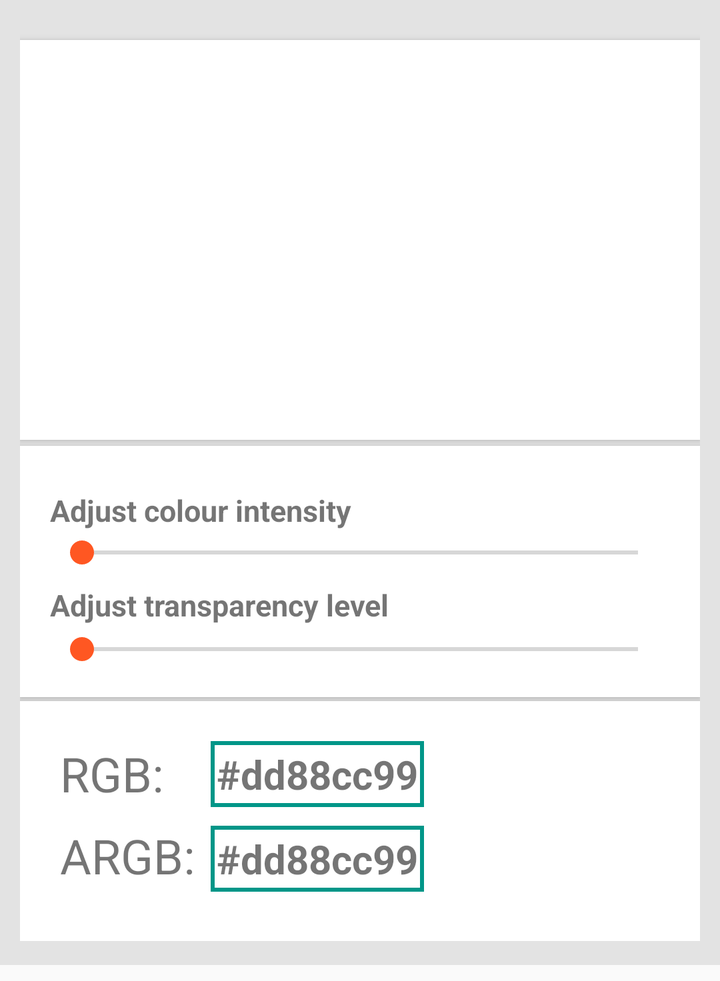
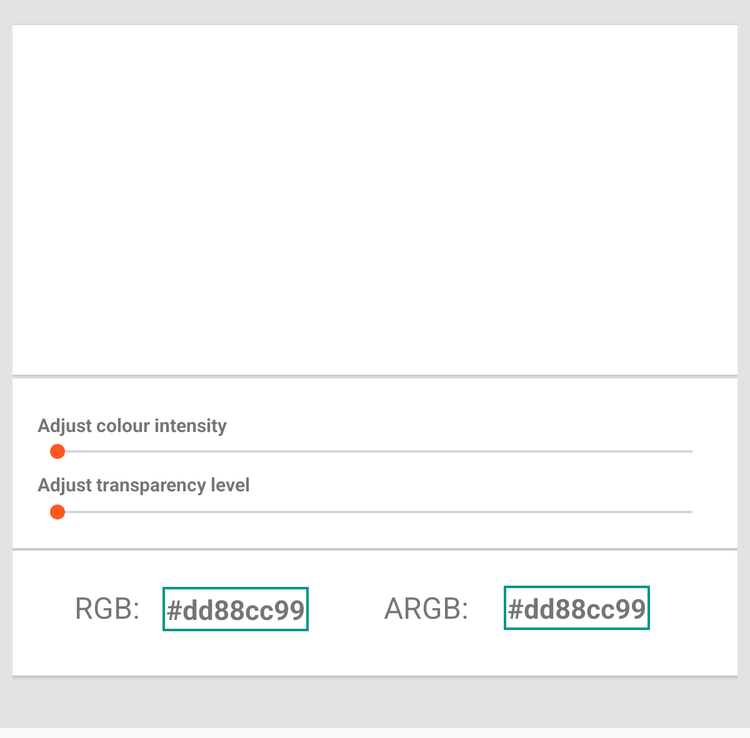

Two renders of one Android screen. The first uses the default layout on a phone; the second uses the alternative layout the repository ships for a different screen configuration, on a matching device. The two XML files are below.
<!-- AndroidManifest.xml: application theme AppTheme -->
<!-- res/layout/fragment_colour_detail.xml -->
<ScrollView xmlns:android="http://schemas.android.com/apk/res/android"
    android:layout_width="match_parent"
    android:layout_height="wrap_content"
    android:layout_marginBottom="8dp"
    android:background="#D9E0E0E0"
    android:scrollbars="none">
    <LinearLayout
        android:orientation="vertical"
        android:layout_width="match_parent"
        android:layout_height="wrap_content"
        android:paddingBottom="2dp"
        android:layout_margin="10dp"
        android:layout_marginBottom="40dp"

        >

        <android.support.v7.widget.CardView
            android:layout_marginTop="10dp"
            xmlns:cardView="http://schemas.android.com/apk/res-auto"
            android:layout_width="match_parent"
            android:layout_height="200dp"
            cardView:cardCornerRadius="0dp"
            cardView:cardElevation="2dp"
            android:id="@+id/back_layout"
            >
                <FrameLayout
                    android:id="@+id/fore_layout"
                    android:layout_height="match_parent"
                    android:orientation="vertical"
                    android:layout_width="match_parent"
                    />

        </android.support.v7.widget.CardView>

        <android.support.v7.widget.CardView
            android:layout_marginTop="3dp"
            xmlns:cardView="http://schemas.android.com/apk/res-auto"
            android:layout_width="match_parent"
            android:layout_height="wrap_content"
            cardView:cardCornerRadius="0dp"
            android:id="@+id/adjust_layout"
            cardView:cardElevation="2dp"
            >

            <LinearLayout
                android:layout_width="match_parent"
                android:orientation="vertical"
                android:padding="15dp"
                android:gravity="center_vertical"
                android:layout_height="match_parent">

                <TextView
                    android:id="@+id/intensity_text"
                    android:layout_marginTop="7dp"
                    android:layout_width="wrap_content"
                    android:layout_height="wrap_content"
                    android:textSize="15sp"
                    android:textStyle="bold"
                    android:text="Adjust colour intensity"/>
                <SeekBar
                    android:layout_marginTop="2dp"
                    android:layout_width="match_parent"
                    android:layout_height="wrap_content"
                    android:id="@+id/colorIntensity" />
                <TextView
                    android:id="@+id/label_transparency"
                    android:layout_marginTop="7dp"
                    android:layout_width="wrap_content"
                    android:layout_height="wrap_content"
                    android:textSize="15sp"
                    android:textStyle="bold"
                    android:text="Adjust transparency level"/>
                <SeekBar
                    android:layout_marginTop="3dp"
                    android:layout_width="match_parent"
                    android:layout_height="wrap_content"
                    android:id="@+id/alpha_level" />

            </LinearLayout>


        </android.support.v7.widget.CardView>

        <android.support.v7.widget.CardView
            android:layout_marginTop="2dp"
            xmlns:cardView="http://schemas.android.com/apk/res-auto"
            android:layout_width="match_parent"
            android:layout_height="120dp"
            cardView:cardCornerRadius="0dp"
            android:id="@+id/color_code_layout"
            cardView:cardElevation="2dp"
            >

            <RelativeLayout
                android:layout_width="match_parent"
                android:layout_height="match_parent"
               android:padding="20dp">

                <TextView
                    android:id="@+id/rgb_label"
                    android:layout_width="wrap_content"
                    android:layout_height="wrap_content"
                    android:layout_marginEnd="8dp"
                    android:layout_marginRight="8dp"
                    android:layout_marginBottom="10dp"
                    android:textSize="24sp"
                    android:text="RGB:"/>
                <TextView
                    android:id="@+id/rgb_color"
                    android:layout_height="wrap_content"
                    android:padding="3dp"
                    android:textIsSelectable="true"
                    android:layout_width="wrap_content"
                    android:text="#dd88cc99"
                    android:background="@drawable/text_background"
                    android:textStyle="bold"
                    android:textSize="20sp"
                    android:layout_alignParentTop="true"
                    android:layout_alignEnd="@+id/argb_color"
                    android:layout_alignRight="@+id/argb_color"
                    android:layout_alignStart="@+id/argb_color"
                    android:layout_alignLeft="@+id/argb_color"
                    android:layout_toRightOf="@+id/argb_label"
                    android:layout_toEndOf="@+id/argb_label" />

                <TextView
                    android:id="@+id/argb_label"
                    android:layout_below="@+id/rgb_label"
                    android:layout_marginEnd="8dp"
                    android:layout_marginRight="8dp"
                    android:layout_width="wrap_content"
                    android:layout_height="wrap_content"
                    android:layout_alignBaseline="@+id/argb_color"
                    android:textSize="24sp"
                    android:text="ARGB:"/>

                <TextView
                    android:id="@+id/argb_color"
                    android:layout_width="wrap_content"
                    android:layout_height="wrap_content"
                    android:background="@drawable/text_background"
                    android:textStyle="bold"
                    android:textIsSelectable="true"
                    android:textSize="20sp"
                    android:text="#dd88cc99"
                    android:padding="3dp"
                    android:layout_gravity="center_horizontal"
                    android:layout_below="@+id/rgb_label"
                    android:layout_toRightOf="@+id/argb_label"
                    android:layout_toEndOf="@+id/argb_label" />


            </RelativeLayout>

        </android.support.v7.widget.CardView>

        




    </LinearLayout>

</ScrollView>
<!-- resources referenced by this layout -->
<resources>
  <!-- drawable text_background (drawable) -->
  <?xml version="1.0" encoding="utf-8"?>
  <shape xmlns:android="http://schemas.android.com/apk/res/android"
      android:shape="rectangle">
  
      <solid android:color="@android:color/transparent" />
  
      <stroke android:color="#009688"
          android:width="2dp" />
  
  </shape>
  <style name="AppTheme" parent="AppTheme.Base">
          
      </style>
  <style name="AppTheme.Base" parent="Theme.AppCompat.Light.DarkActionBar">
          <item name="windowNoTitle">true</item>
          <item name="windowActionBar">false</item>
          <item name="colorPrimary">#616161</item>
          <item name="colorPrimaryDark">#424242</item>
          <item name="colorAccent">#FF5722</item>
          <item name="windowActionModeOverlay">true</item>
      </style>
</resources>
<!-- res/layout-sw600dp/fragment_colour_detail.xml (the repository's variant of the layout above) -->
<!-- drawn on a 7-inch tablet held upright -->
<ScrollView xmlns:android="http://schemas.android.com/apk/res/android"
    android:layout_width="match_parent"
    android:layout_height="wrap_content"
    android:layout_marginBottom="8dp"
    android:background="#D9E0E0E0"
    android:scrollbars="none">
    <LinearLayout
        android:orientation="vertical"
        android:layout_width="match_parent"
        android:layout_height="match_parent"
        android:paddingBottom="2dp"
        android:layout_margin="10dp"
        android:layout_marginBottom="40dp"

        >

        <android.support.v7.widget.CardView
            android:layout_marginTop="10dp"
            xmlns:cardView="http://schemas.android.com/apk/res-auto"
            android:layout_width="match_parent"
            android:layout_height="280dp"
            cardView:cardCornerRadius="0dp"
            cardView:cardElevation="2dp"
            android:id="@+id/back_layout"
            >
                <FrameLayout
                    android:id="@+id/fore_layout"
                    android:layout_height="match_parent"
                    android:orientation="vertical"
                    android:layout_width="match_parent"
                    />

        </android.support.v7.widget.CardView>

        <android.support.v7.widget.CardView
            android:layout_marginTop="3dp"
            xmlns:cardView="http://schemas.android.com/apk/res-auto"
            android:layout_width="match_parent"
            android:layout_height="wrap_content"
            cardView:cardCornerRadius="0dp"
            android:id="@+id/adjust_layout"
            cardView:cardElevation="2dp"
            >

            <LinearLayout
                android:layout_width="match_parent"
                android:orientation="vertical"
                android:gravity="center_vertical"
                android:padding="20dp"
                android:layout_height="match_parent">

                <TextView
                    android:id="@+id/intensity_text"
                    android:layout_marginTop="7dp"
                    android:layout_width="wrap_content"
                    android:layout_height="wrap_content"
                    android:textSize="15sp"
                    android:textStyle="bold"
                    android:text="Adjust colour intensity"/>
                <SeekBar
                    android:layout_marginTop="2dp"
                    android:layout_width="match_parent"
                    android:layout_height="wrap_content"
                    android:id="@+id/colorIntensity" />
                <TextView
                    android:id="@+id/label_transparency"
                    android:layout_marginTop="7dp"
                    android:textStyle="bold"
                    android:layout_width="wrap_content"
                    android:layout_height="wrap_content"
                    android:textSize="15sp"
                    android:text="Adjust transparency level"/>
                <SeekBar
                    android:layout_marginTop="3dp"
                    android:layout_width="match_parent"
                    android:layout_height="wrap_content"
                    android:id="@+id/alpha_level" />

            </LinearLayout>


        </android.support.v7.widget.CardView>

        <android.support.v7.widget.CardView
            android:layout_marginTop="2dp"
            xmlns:cardView="http://schemas.android.com/apk/res-auto"
            android:layout_width="match_parent"
            android:layout_height="100dp"
            cardView:cardCornerRadius="0dp"
            android:layout_marginBottom="30dp"
            android:id="@+id/color_code_layout"
            cardView:cardElevation="2dp"
            >

            <RelativeLayout
                android:layout_width="match_parent"
                android:layout_height="match_parent"
                android:gravity="center"
                android:paddingBottom="80dp"
               android:padding="20dp">

                <TextView
                    android:id="@+id/rgb_label"
                    android:layout_width="wrap_content"
                    android:layout_height="wrap_content"
                    android:layout_marginEnd="8dp"
                    android:layout_marginRight="8dp"
                    android:layout_marginBottom="10dp"
                    android:textSize="24sp"
                    android:text="RGB:"/>
                <TextView
                    android:id="@+id/rgb_color"
                    android:layout_height="wrap_content"
                    android:padding="3dp"
                    android:textIsSelectable="true"
                    android:layout_marginLeft="10dp"
                    android:layout_marginStart="10dp"
                    android:layout_toRightOf="@+id/rgb_label"
                    android:layout_toEndOf="@+id/rgb_label"
                    android:layout_width="wrap_content"
                    android:text="#dd88cc99"
                    android:background="@drawable/text_background"
                    android:textStyle="bold"
                    android:textSize="22sp"/>

                <TextView
                    android:layout_marginStart="60dp"
                    android:layout_marginLeft="60dp"
                    android:id="@+id/argb_label"
                    android:layout_marginEnd="8dp"
                    android:layout_marginRight="8dp"
                    android:layout_width="wrap_content"
                    android:layout_height="wrap_content"
                    android:layout_toEndOf="@+id/rgb_color"
                    android:layout_toRightOf="@+id/rgb_color"
                    android:textSize="24sp"
                    android:text="ARGB:"/>

                <TextView
                    android:id="@+id/argb_color"
                    android:layout_alignBaseline="@+id/argb_label"
                    android:layout_width="wrap_content"
                    android:layout_height="wrap_content"
                    android:background="@drawable/text_background"
                    android:textStyle="bold"
                    android:textIsSelectable="true"
                    android:textSize="22sp"
                    android:text="#dd88cc99"
                    android:layout_marginEnd="20dp"
                    android:layout_marginRight="20dp"
                    android:padding="3dp"
                    android:layout_gravity="center_horizontal"
                    android:layout_toRightOf="@+id/argb_label"
                    android:layout_toEndOf="@+id/argb_label"
                    android:layout_marginStart="20dp"/>

                



            </RelativeLayout>

        </android.support.v7.widget.CardView>





    </LinearLayout>

</ScrollView>
